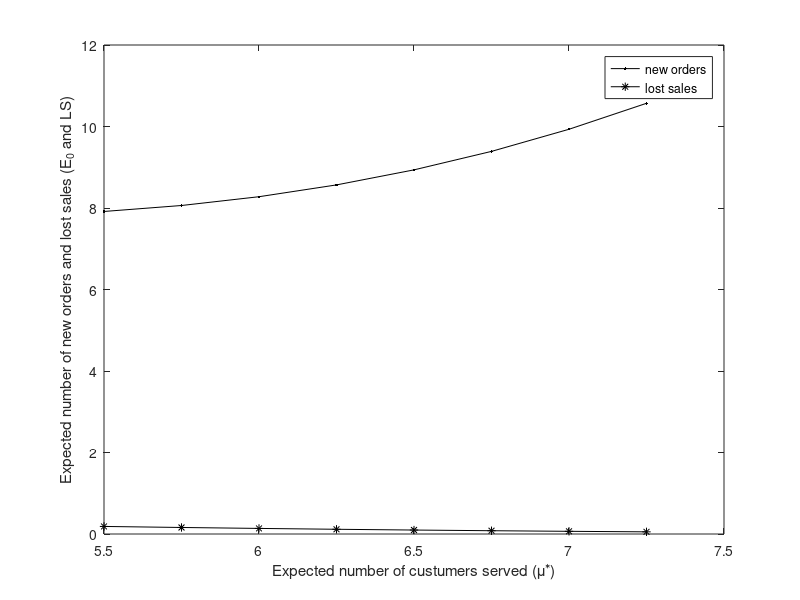

Recreate this plot in MATLAB.
%% Graph of Optimal service rate mu^* vs Expectednew orders
close all;
clear;
%%Fi=Fi(beta,lambda,mu,alpha,r,xi,eta,N);
%For beta=0.5; lambda=11.17; ;mu=5.9101; alpha=0.029; r=0.9; eta=0.0588; xi=0.015; D=6; N=89; 
mu=[5.5 5.75 6 6.25 6.5 6.75 7 7.25];
E0=[7.9151	8.0615	8.277	8.5667	8.9358	9.3894	9.9323	10.5693];
LS=[0.18552	0.16014	0.13698	0.11603	0.097236	0.080548	0.065882	0.053144];
plot(mu,E0,'black .-',mu,LS,'black *-');
legend('new orders', 'lost sales');
xlabel('Expected number of custumers served (\mu^{\ast})'); hold on
ylabel('Expected number of new orders and lost sales (E_0 and LS)'); hold on
%title('Optimal service rate Vs Expected new orders and Expected lost sales'); hold on 
%%%%%%%%%%%%%%%%%%%%%%%%%%%%%%%%%%%%%%%%%%%%%%%%%%%%%%%%%%%%
%%%%%%%%%%%%%%%%%%%%%%%%%%%%%%%%%%%%%%%%%%%%%%%%%%%%%%%%%%%%

  



  
  
